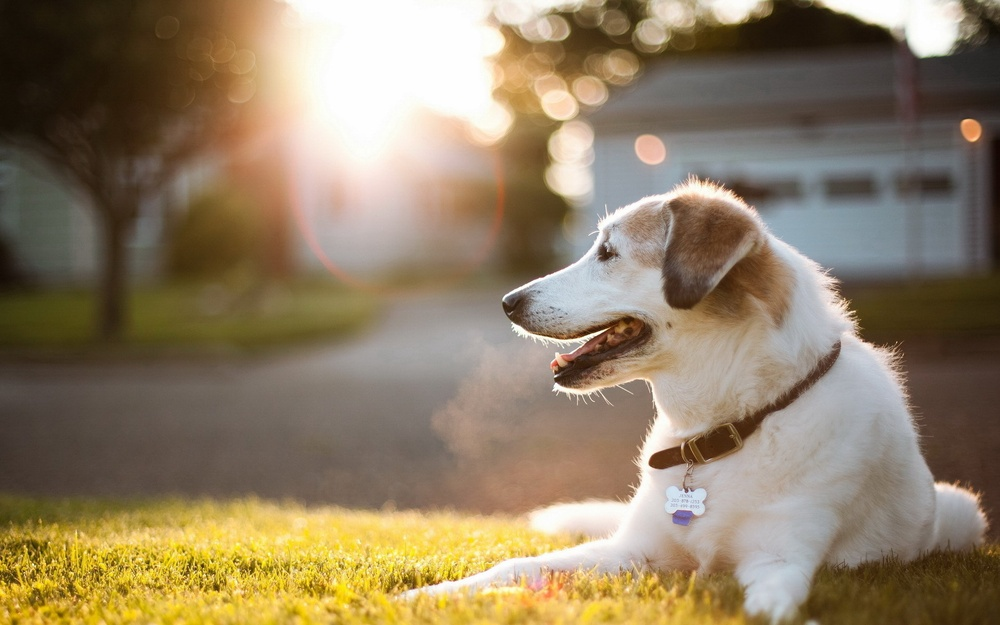
#> input picture 图像相关的基本概念，以及图像的基础操作/Images/Dog.jpg, 1000 x 625 px, shrunk from 1920 x 1200 before the run
$ python Cv2MirrorFlip.py
#> lines starting #> are read from the running program, lines starting #| are printed output that depends on the picture
"""
图像镜像变换
"""

import cv2


def main():
    img = cv2.imread("Images/Dog.jpg")
#> img is the input picture: shape (625, 1000, 3); mean B, G, R 100.9, 127.2, 143.8

    # 水平翻转
    xImg = cv2.flip(img, 1, dst=None)
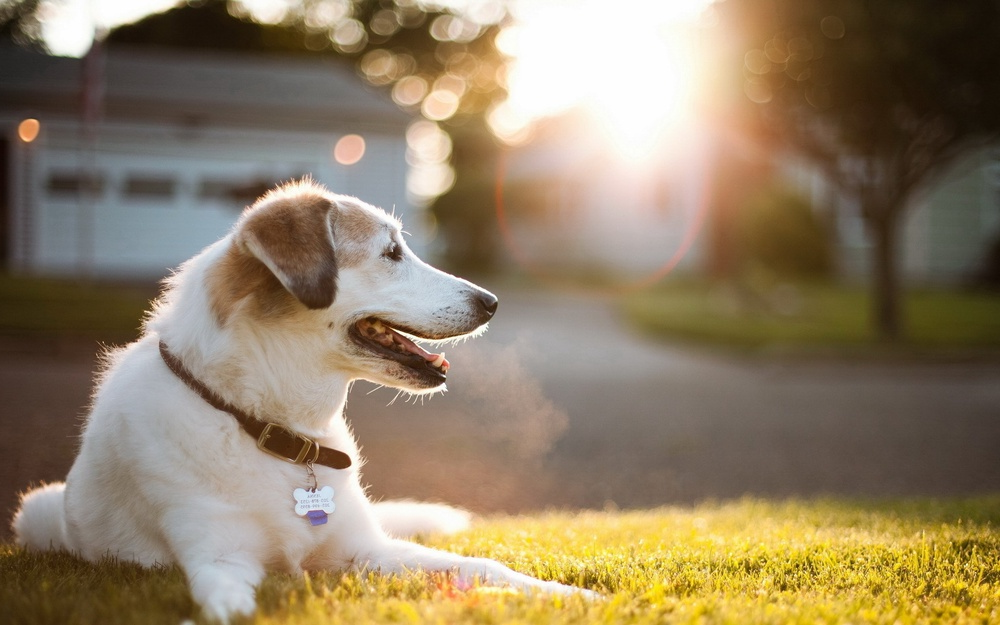
#> xImg: shape (625, 1000, 3); mean B, G, R 100.9, 127.2, 143.8

    # 垂直翻转
    yImg = cv2.flip(img, 0, dst=None)
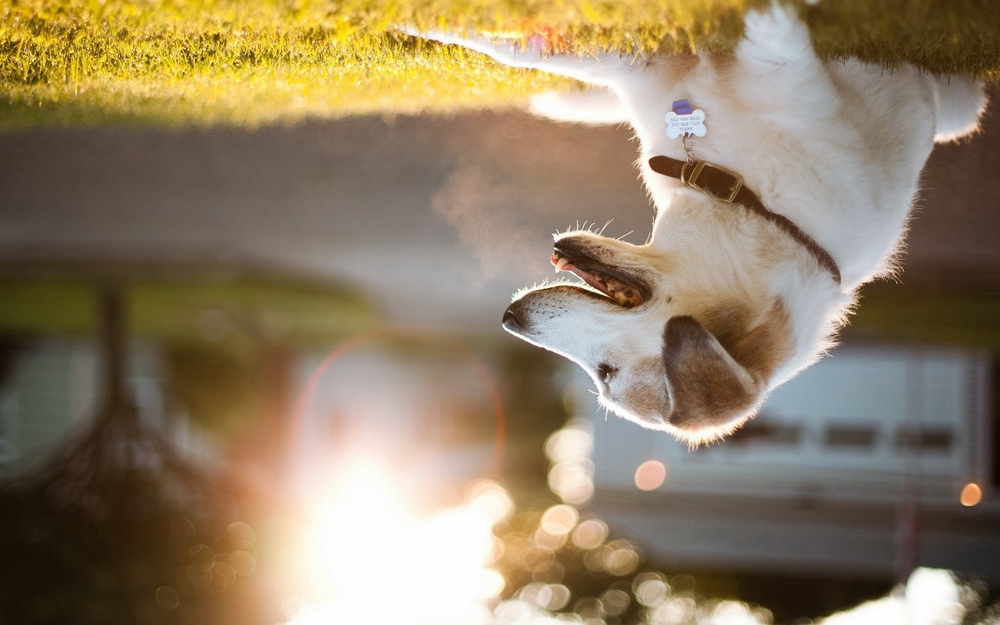
#> yImg: shape (625, 1000, 3); mean B, G, R 100.9, 127.2, 143.8

    # 设置窗口属性，并显示图片
    cv2.namedWindow("xImg Horizontal", cv2.WINDOW_KEEPRATIO)
    cv2.imshow("xImg Horizontal", xImg)

    # 设置窗口属性，并显示图片
    cv2.namedWindow("yImg Vertical", cv2.WINDOW_KEEPRATIO)
    cv2.imshow("yImg Vertical", yImg)

    # 设置窗口属性，并显示图片
    cv2.namedWindow("Dog Origin", cv2.WINDOW_KEEPRATIO)
    cv2.imshow("Dog Origin", img)

    cv2.waitKey(0)


if __name__ == '__main__':
    main()
